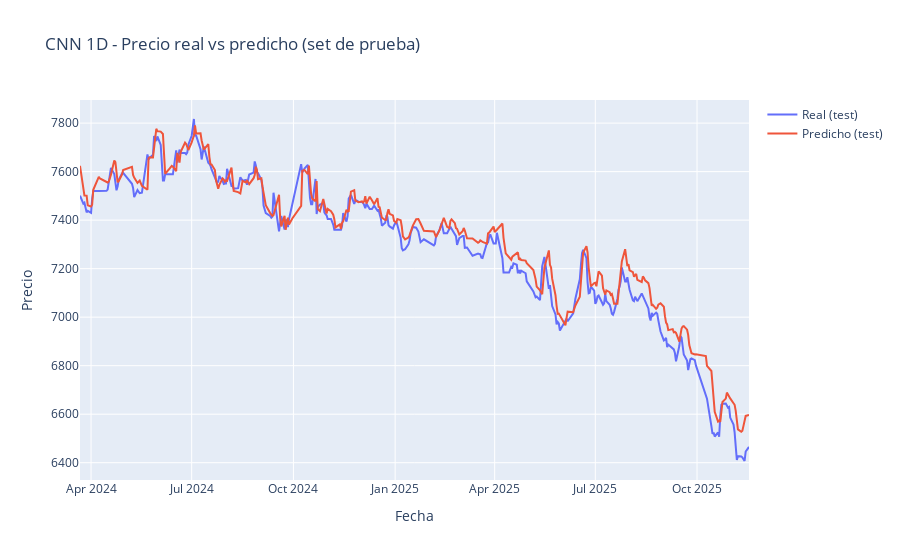

Here is the notebook cell this chart was saved with:
### Markdown cell above
### 5.4 Modelo CNN 1D (ejemplo sencillo)

Ahora repetimos el flujo con una **red convolucional 1D**:

- Varias capas `Conv1D` para capturar patrones locales en la serie.
- Capa `Flatten` y `Dense` para producir la predicción.
- Igual que en LSTM, medimos MSE y MAPE en test y generamos 3 gráficas:
  1. Real vs predicho (test).
  2. Real vs predicho (todo el histórico).
  3. Histórico + predicción futura.

### Code cell
# =========================
#    MODELO CNN 1D BÁSICO
# =========================

from tensorflow.keras.models import Sequential
from tensorflow.keras.layers import Conv1D, Dense, Dropout, Flatten
from tensorflow.keras.optimizers import Adam
from sklearn.metrics import mean_squared_error, mean_absolute_percentage_error

input_shape = X_train_seq.shape[1:]  # (WINDOW_SIZE, 1)

# 1) Definición del modelo CNN 1D capa a capa
cnn_model = Sequential()

# Conv1D 1
cnn_model.add(
    Conv1D(
        filters=64,
        kernel_size=3,
        activation="relu",
        input_shape=input_shape
    )
)
cnn_model.add(Dropout(0.2))

# Conv1D 2
cnn_model.add(
    Conv1D(
        filters=64,
        kernel_size=3,
        activation="relu"
    )
)
cnn_model.add(Dropout(0.2))

# Aplanar + densas finales
cnn_model.add(Flatten())
cnn_model.add(Dense(64, activation="relu"))
cnn_model.add(Dense(1))

# 2) Compilación
cnn_model.compile(
    optimizer=Adam(learning_rate=1e-3),
    loss="mse"
)

cnn_model.summary()

# 3) Entrenamiento
history_cnn = cnn_model.fit(
    X_train_seq, y_train,
    validation_data=(X_val_seq, y_val),
    epochs=30,
    batch_size=32,
    verbose=1
)

# =========================
#     EVALUACIÓN TEST
# =========================

y_test_pred_scaled_cnn = cnn_model.predict(X_test_seq).flatten()

y_test_inv_cnn = scaler.inverse_transform(y_test.reshape(-1, 1)).flatten()
y_test_pred_inv_cnn = scaler.inverse_transform(
    y_test_pred_scaled_cnn.reshape(-1, 1)
).flatten()

mse_cnn = mean_squared_error(y_test_inv_cnn, y_test_pred_inv_cnn)
mape_cnn = mean_absolute_percentage_error(y_test_inv_cnn, y_test_pred_inv_cnn)

print(f"\n[ CNN1D ] MSE (test):  {mse_cnn:.4f}")
print(f"[ CNN1D ] MAPE (test): {mape_cnn:.2f}%")

# =========================
#       GRÁFICAS
# =========================

# 1) Real vs predicho (test)
plot_test_predictions(
    dates_test,
    y_test_inv_cnn,
    y_test_pred_inv_cnn,
    title_prefix="CNN 1D"
)

# 2) Real vs predicho (train + val + test)
y_all_pred_scaled_cnn = cnn_model.predict(
    np.concatenate([X_train_seq, X_val_seq, X_test_seq], axis=0)
).flatten()

y_all_inv_cnn = scaler.inverse_transform(
    np.concatenate([y_train, y_val, y_test]).reshape(-1, 1)
).flatten()
y_all_pred_inv_cnn = scaler.inverse_transform(
    y_all_pred_scaled_cnn.reshape(-1, 1)
).flatten()

dates_all_full_cnn = np.concatenate([dates_train, dates_val, dates_test])

plot_full_predictions(
    dates_all_full_cnn,
    y_all_inv_cnn,
    y_all_pred_inv_cnn,
    title_prefix="CNN 1D"
)

# 3) Histórico completo + predicción futura
last_window_scaled_cnn = prices_scaled[-WINDOW_SIZE:]
future_scaled_cnn, future_inv_cnn = forecast_future(
    cnn_model,
    last_window_scaled_cnn,
    scaler,
    n_future=N_FUTURE_DAYS
)

last_date = df["Date"].max()
future_dates_cnn = pd.date_range(
    start=last_date + pd.Timedelta(days=1),
    periods=N_FUTURE_DAYS,
    freq="D"
)

plot_full_with_future(
    dates_all_full_cnn,
    y_all_inv_cnn,
    future_dates_cnn,
    future_inv_cnn,
    title_prefix="CNN 1D"
)

# Tabla de predicciones futuras (CNN 1D)
future_table_cnn = pd.DataFrame({
    "Fecha futura": future_dates_cnn,
    "Predicción del precio (CNN 1D)": future_inv_cnn
})
display(future_table_cnn)

### Figure 1 — Plotly figure (JSON) as saved in the notebook; plotly's stock layout.template omitted (floating-point values rounded to 4 significant figures; data arrays with more than 128 entries replaced by an {"elided": "..."} marker saying what was removed)
{"data": [{"mode": "lines", "name": "Real (test)", "type": "scatter", "x": {"elided": "336 str values"}, "y": {"elided": "336 float values"}}, {"mode": "lines", "name": "Predicho (test)", "type": "scatter", "x": {"elided": "336 str values"}, "y": {"elided": "336 float values"}}], "layout": {"title": {"text": "CNN 1D - Precio real vs predicho (set de prueba)"}, "xaxis": {"title": {"text": "Fecha"}}, "yaxis": {"title": {"text": "Precio"}}}}
